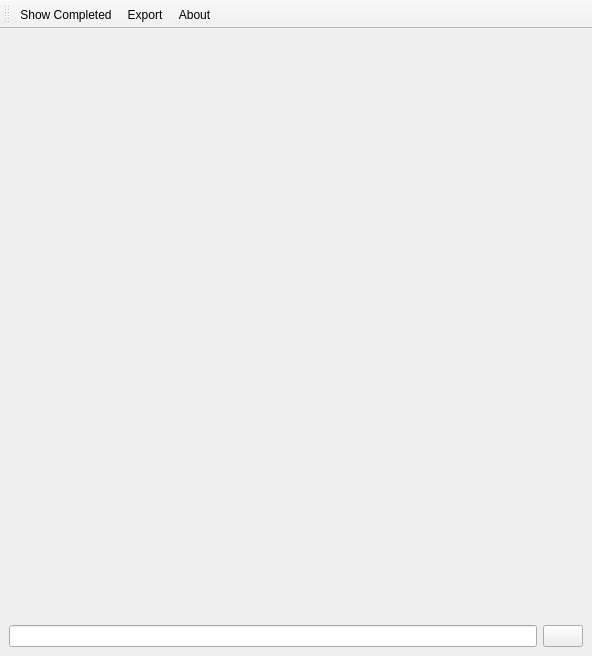
<?xml version="1.0" encoding="UTF-8"?>
<ui version="4.0">
 <class>MainWindow</class>
 <widget class="QMainWindow" name="MainWindow">
  <property name="geometry">
   <rect>
    <x>0</x>
    <y>0</y>
    <width>592</width>
    <height>656</height>
   </rect>
  </property>
  <property name="sizePolicy">
   <sizepolicy hsizetype="Expanding" vsizetype="Expanding">
    <horstretch>0</horstretch>
    <verstretch>0</verstretch>
   </sizepolicy>
  </property>
  <property name="minimumSize">
   <size>
    <width>512</width>
    <height>576</height>
   </size>
  </property>
  <property name="windowTitle">
   <string>Chores</string>
  </property>
  <property name="windowIcon">
   <iconset resource="chorespp.qrc">
    <normaloff>:/icons/chorespp.png</normaloff>:/icons/chorespp.png</iconset>
  </property>
  <widget class="QWidget" name="centralwidget">
   <property name="sizePolicy">
    <sizepolicy hsizetype="Expanding" vsizetype="Preferred">
     <horstretch>0</horstretch>
     <verstretch>0</verstretch>
    </sizepolicy>
   </property>
   <layout class="QGridLayout" name="gridLayout">
    <item row="2" column="1">
     <widget class="QPushButton" name="addButton">
      <property name="toolTip">
       <string>&lt;html&gt;&lt;head/&gt;&lt;body&gt;&lt;p&gt;Add task&lt;/p&gt;&lt;/body&gt;&lt;/html&gt;</string>
      </property>
      <property name="text">
       <string/>
      </property>
      <property name="icon">
       <iconset resource="chorespp.qrc">
        <normaloff>:/icons/document-new.png</normaloff>:/icons/document-new.png</iconset>
      </property>
      <property name="iconSize">
       <size>
        <width>20</width>
        <height>20</height>
       </size>
      </property>
     </widget>
    </item>
    <item row="0" column="0" colspan="2" alignment="Qt::AlignTop">
     <widget class="QFrame" name="frame">
      <property name="sizePolicy">
       <sizepolicy hsizetype="Minimum" vsizetype="MinimumExpanding">
        <horstretch>0</horstretch>
        <verstretch>0</verstretch>
       </sizepolicy>
      </property>
      <property name="frameShape">
       <enum>QFrame::StyledPanel</enum>
      </property>
      <property name="frameShadow">
       <enum>QFrame::Raised</enum>
      </property>
     </widget>
    </item>
    <item row="2" column="0" alignment="Qt::AlignBottom">
     <widget class="QLineEdit" name="lineEdit"/>
    </item>
   </layout>
  </widget>
  <widget class="QToolBar" name="toolBar">
   <property name="windowTitle">
    <string>toolBar</string>
   </property>
   <attribute name="toolBarArea">
    <enum>TopToolBarArea</enum>
   </attribute>
   <attribute name="toolBarBreak">
    <bool>false</bool>
   </attribute>
   <addaction name="actionShow_Completed"/>
   <addaction name="actionExport"/>
   <addaction name="actionAbout"/>
  </widget>
  <action name="actionAbout">
   <property name="icon">
    <iconset resource="chorespp.qrc">
     <normaloff>:/icons/help-about.png</normaloff>:/icons/help-about.png</iconset>
   </property>
   <property name="text">
    <string>About</string>
   </property>
   <property name="toolTip">
    <string>About this program</string>
   </property>
   <property name="shortcut">
    <string>Ctrl+I</string>
   </property>
  </action>
  <action name="actionExport">
   <property name="icon">
    <iconset resource="chorespp.qrc">
     <normaloff>:/icons/application-pdf.png</normaloff>:/icons/application-pdf.png</iconset>
   </property>
   <property name="text">
    <string>Export</string>
   </property>
   <property name="toolTip">
    <string>Export tasklist to PDF</string>
   </property>
   <property name="shortcut">
    <string>Ctrl+E</string>
   </property>
  </action>
  <action name="actionShow_Completed">
   <property name="icon">
    <iconset resource="chorespp.qrc">
     <normaloff>:/icons/gtk-apply.png</normaloff>:/icons/gtk-apply.png</iconset>
   </property>
   <property name="text">
    <string>Show Completed</string>
   </property>
   <property name="toolTip">
    <string>Show completed tasks</string>
   </property>
  </action>
 </widget>
 <resources>
  <include location="chorespp.qrc"/>
 </resources>
 <connections/>
</ui>
